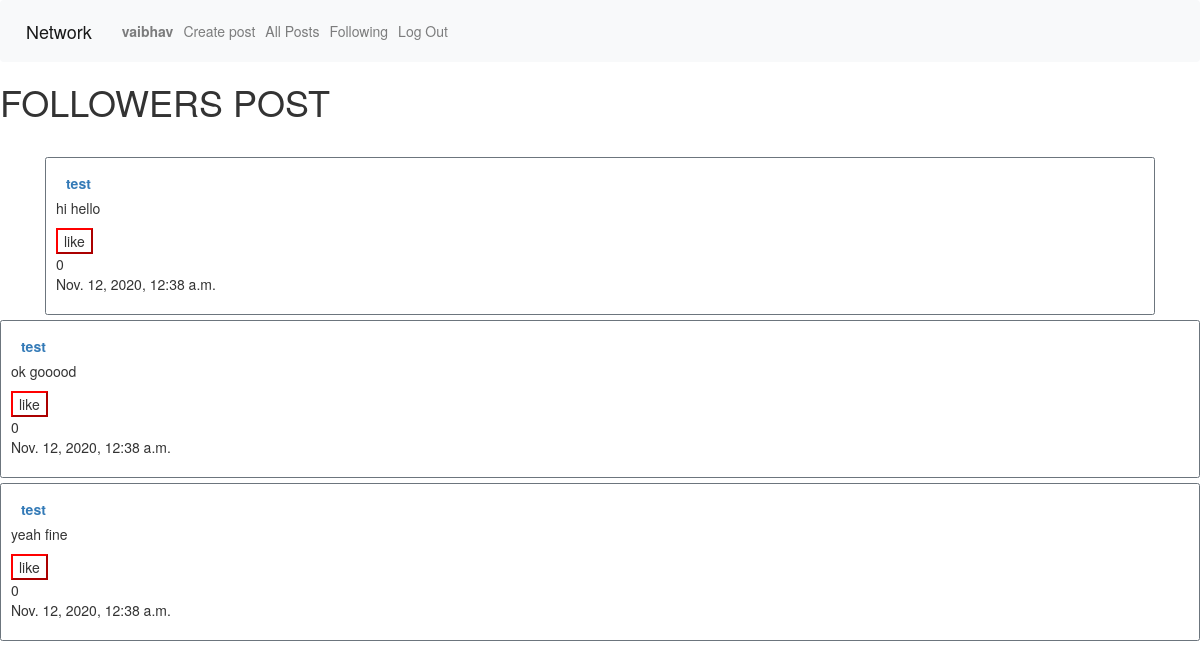
The app's page /followpost (signed in) with its own data.
### network/models.py (models this page shows, shortened)
class User(AbstractUser):
    followe = models.ManyToManyField(
        "self", blank=True, symmetrical=False, related_name="ufollowing"
    )

class post(models.Model):
    content = models.TextField(max_length=300)
    user = models.CharField(max_length=64,null=True,blank=True)
    time = models.DateTimeField(auto_now_add=True)
    likes = models.IntegerField(default=0)

### network/views.py (the view, shortened to what this page needs)
# urls.py: path('followpost', views.followpost, name='followpost'),
def followpost(request):
    if request.method == 'GET':
        posts = []
        for i in profilei.objects.filter(follower=request.user):
            posts = list(chain(posts, post.objects.filter(user=i.following)))
        for posta in posts:
            posta.likes = Like.objects.filter(post=posta.id).count()
            posta.save()
        p = Paginator(posts, 10)
        print(p.num_pages)
        page_num = request.GET.get('page', 1)
        try:
            page = p.page(page_num)
        except EmptyPage:
            page = p.page(1)
        return render(request, "network/follow.html", {
              'fpost': page,
        })

### network/templates/network/follow.html (shortened to what this page needs)
{% extends "network/layout.html" %}
{% load static %}
{% block body %}
<h1>FOLLOWERS POST</h1>
<br>
<div class="container">
        {% for post in fpost %}
                <div class="border border-secondary rounded p-3 mt-2">
<a class="nav-link" href="{% url 'profile' post.user  %}"><strong>{{ post.user }}</strong></a>
                <p id="post-{{post.id}}">{{ post.content }}</p>
 <button type="button"  style="background-color:white; border-color: red;" id="like-btn-{{post.id}}" onclick="like('{{ post.id }}')">like</button>
                <div id="like-count-{{post.id}}" >{{post.likes}}</div>
                <p>{{ post.time }}</p>
            </div>
</div>
{% endfor %}
{% endblock %}

### network/templates/network/layout.html (shortened to what this page needs)
{% load static %}
<!DOCTYPE html>
<html lang="en">
    <head>
        <link rel="stylesheet" href="https://stackpath.bootstrapcdn.com/bootstrap/4.4.1/css/bootstrap.min.css">
        <link href="{% static 'network/styles.css' %}" rel="stylesheet">
         <link rel="stylesheet" href="https://maxcdn.bootstrapcdn.com/bootstrap/3.4.1/css/bootstrap.min.css">
    </head>
    <body>
        <nav class="navbar navbar-expand-lg navbar-light bg-light">
            <a class="navbar-brand" href="#">Network</a>
            <div>
              <ul class="navbar-nav mr-auto">
                {% if user.is_authenticated %}
                    <li class="nav-item">
                        <a class="nav-link" href="{% url 'profile' request.user.username %}"><strong>{{ user.username }}</strong></a>
                    </li>
                {% endif %}
                  <li class="nav-item">
                  <a class="nav-link" href="{% url 'new'  %}">Create post</a>
                </li>
                <li class="nav-item">
                  <a class="nav-link" href="{% url 'index'  %}">All Posts</a>
                </li>
                {% if user.is_authenticated %}
                    <li class="nav-item">
                        <a class="nav-link" href="{% url 'followpost'  %}">Following</a>
                    </li>
                    <li class="nav-item">
                        <a class="nav-link" href="{% url 'logout' %}">Log Out</a>
                    </li>
                {% endif %}
              </ul>
            </div>
          </nav>
        <div class="body">
            {% block body %}
            {% endblock %}
    </body>
</html>

### records on screen
User: username "vaibhav"
post: user "test", content "hi hello", likes "0", time "Nov. 12, 2020, 12:38 a.m."
post: user "test", content "ok gooood", likes "0", time "Nov. 12, 2020, 12:38 a.m."
post: user "test", content "yeah fine", likes "0", time "Nov. 12, 2020, 12:38 a.m."
